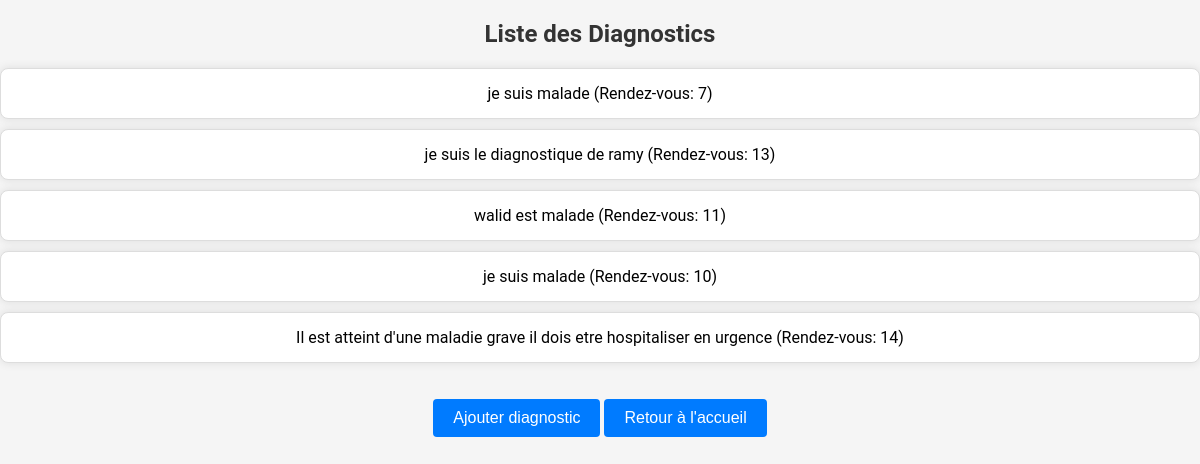
/liste_diagnostics/, run on an earlier commit of the app's database.
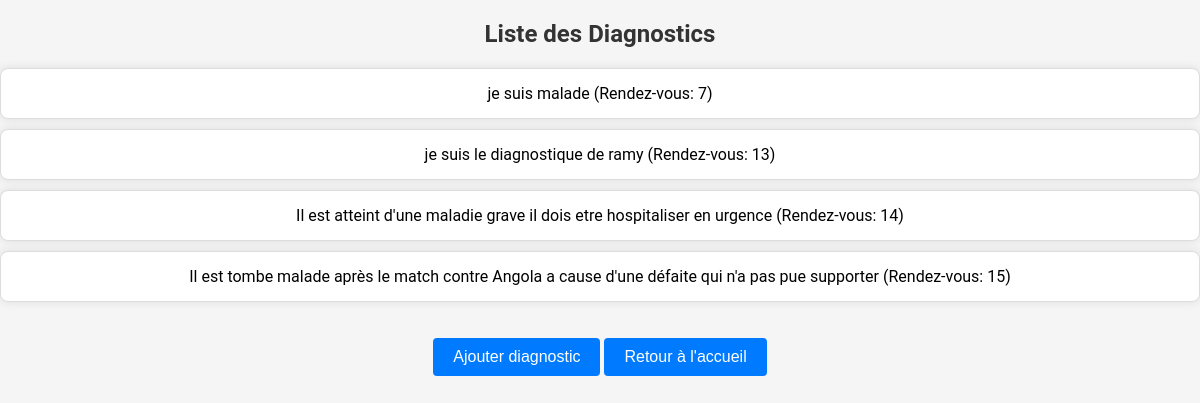
And on a later commit of the database.
### app1/models.py (models this page shows, shortened)
class Diagnostic(models.Model) :
    Num_Diag = models.AutoField(primary_key=True)
    Desc_diag = models.CharField(max_length = 1000)
    Num_rendezvous = models.OneToOneField(RendezVous,on_delete = models.CASCADE)

class RendezVous(models.Model) :
    Num_rdv = models.AutoField(primary_key=True)
    Date_rdv = models.DateTimeField()
    salle = models.ForeignKey('Salle', on_delete=models.CASCADE)
    Num_Patient = models.ForeignKey(Patient,on_delete = models.CASCADE)
    Num_Medecin = models.ForeignKey(Medecin,on_delete = models.CASCADE)
    choix_departement = [
        ('Card','Cardiology'),
        ('Neuro','Neurology'),
        ('Urol','Urology'),
        ('Rheum','Rheumatology'),
        ('ENT','Ear, Nose, and Throat'),
    ]
    departement = models.CharField(max_length = 50, choices = choix_departement)

### app1/views.py (the view)
# urls.py: path('liste_diagnostics/', liste_diagnostics, name='liste_diagnostic'),
def liste_diagnostics(request):
    diagnostics = Diagnostic.objects.all()
    return render(request, 'liste_diagnostics.html', {'diagnostics': diagnostics})

### app1/templates/liste_diagnostics.html (shortened to what this page needs)
<!DOCTYPE html>
{% load static %}
<html lang="en">
<head>
    <link href="{% static 'css/stylelistDiagno.css' %}" rel="stylesheet" />
</head>
<body>
{% block content %}
    <h2>Liste des Diagnostics</h2>
    <ul>
        {% for diagnostic in diagnostics %}
            <li>{{ diagnostic.Desc_diag }} (Rendez-vous: {{ diagnostic.Num_rendezvous.Num_rdv }})</li>
        {% endfor %}
    </ul>
{% endblock %}
<a href="{% url 'ajouter_diagnostic' %}"><button>Ajouter diagnostic</button></a>
<a href="{% url 'Home' %}"><button>Retour à l'accueil</button></a>
</body>
</html>

What changed in the data, as far as the page shows it:
removed Diagnostic: Desc_diag "walid est malade", Num_rendezvous.Num_rdv "11"
removed Diagnostic: Desc_diag "je suis malade", Num_rendezvous.Num_rdv "10"
added Diagnostic: Desc_diag "Il est tombe malade après le match contre Angola a cause d'une défaite qui n'a pas pue supporter", Num_rendezvous.Num_rdv "15"
